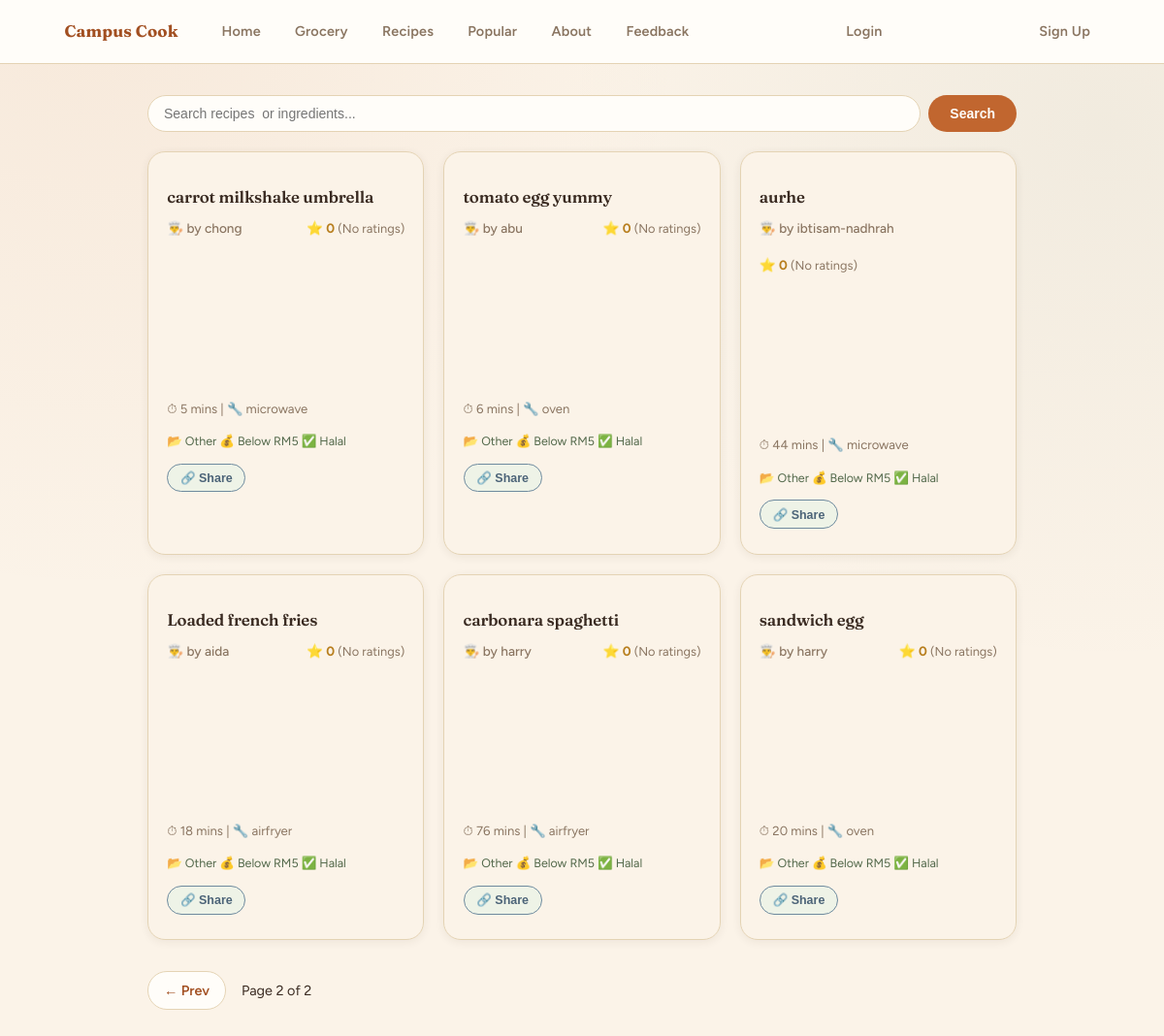
Page /recipes/?page=2 on the earlier database version.
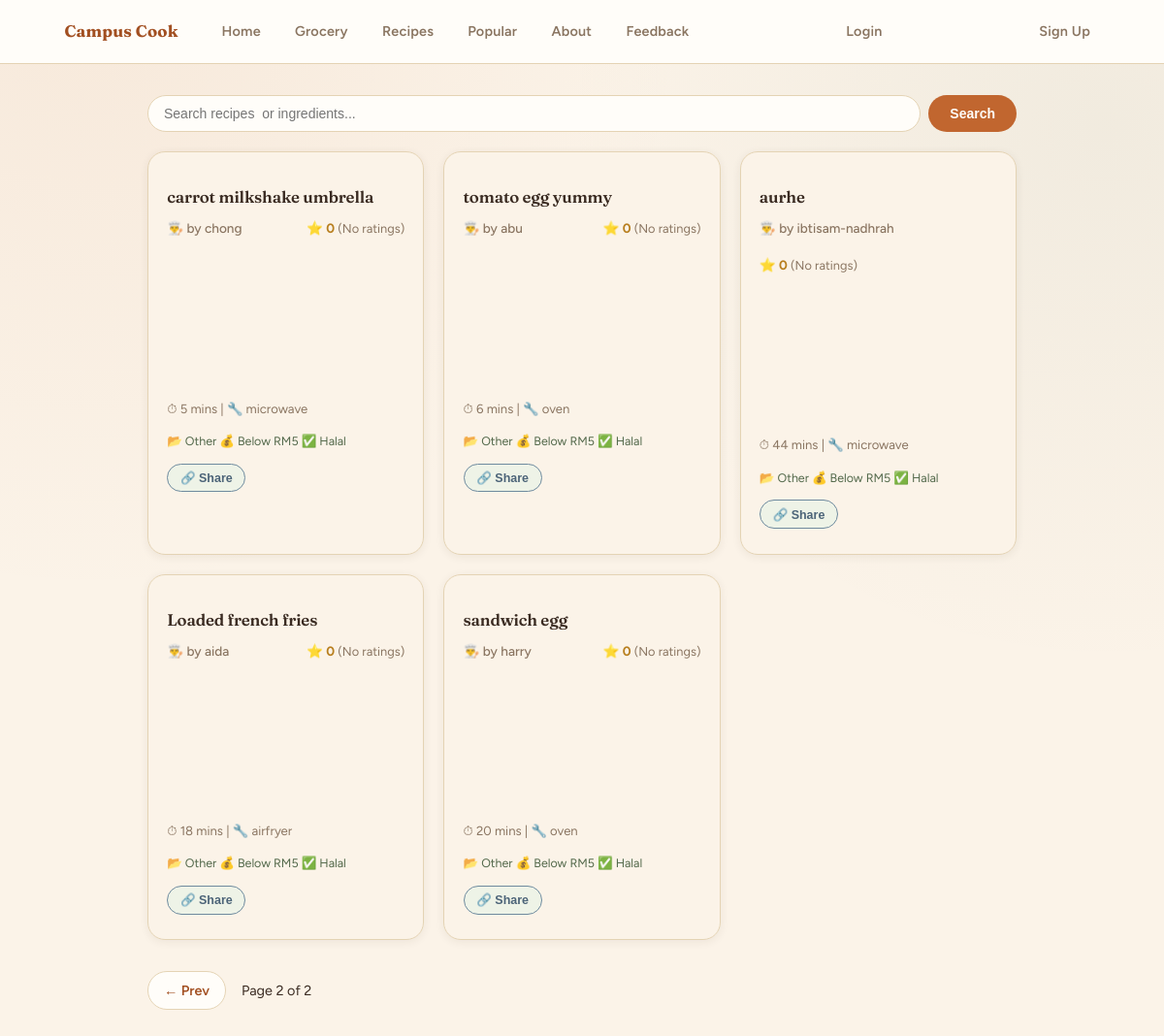
Same page on the later database version.
### pages/models.py (models this page shows, shortened)
class Recipe(models.Model):
    BUDGET_CHOICES = [
        ('low',    'Below RM5'),
        ('medium', 'RM5 – RM15'),
        ('high',   'Above RM15'),
    ]
    MEAL_TYPE_CHOICES = [
    ('breakfast', 'Breakfast'),
    ('lunch',     'Lunch'),
    ('dinner',    'Dinner'),
    ('snack',     'Snack'),
    ('dessert',   'Dessert'),
    ('drinks',    'Drinks'),
    ('other',     'Other'),
    ]
    meal_type = models.CharField(max_length=20, choices=MEAL_TYPE_CHOICES, default='other')
    name         = models.CharField(max_length=100)
    ingredients  = models.ManyToManyField(
        Ingredient,
        blank=True,
        related_name='recipes'
    )
    cooking_time = models.IntegerField()
    appliance    = models.CharField(max_length=100)
    instructions = models.TextField()
    image        = models.ImageField(upload_to='recipe_images/', null=True, blank=True)
    is_halal     = models.BooleanField(default=True)
    budget       = models.CharField(
        max_length=10, choices=BUDGET_CHOICES, default='low'
    )
    filters      = models.ManyToManyField(RecipeFilter, blank=True)
    user         = models.ForeignKey(
        'pages.AppUser',
        on_delete=models.CASCADE,
        related_name='recipes'
    )
    @property
    def image_url(self):
        return self.image.url if self.image else ''

class AppUser(AbstractUser):
    age = models.IntegerField(null=True, blank=True)
    objects = UserManager()

### pages/views.py (the view)
# urls.py: path("recipes/",                 views.recipe_list,   name="recipe_list"),
def recipe_list(request):
    recipes = Recipe.objects.all()
    search = request.GET.get('search', '').strip()
    if search:
        recipes = recipes.filter(
            Q(name__icontains=search) | Q(ingredients__name__icontains=search)
        ).distinct()
    ingredient_search_q = request.GET.get('ingredient', '').strip()
    if ingredient_search_q:
        recipes = recipes.filter(
            ingredients__name__icontains=ingredient_search_q
        ).distinct()
    meal_types = request.GET.getlist('meal_type')
    if meal_types:
        recipes = recipes.filter(meal_type__in=meal_types)
    if request.user.is_authenticated:
        favourited_ids = set(
            FavouriteRecipe.objects.filter(user=request.user)
            .values_list('recipe_id', flat=True)
        )
        want_to_try_ids = set(
            WantToTry.objects.filter(user=request.user)
            .values_list('recipe_id', flat=True)
        )
    else:
        favourited_ids = set()
        want_to_try_ids = set()
    paginator = Paginator(recipes, 6)
    recipes_page = paginator.get_page(request.GET.get('page'))
    recipes_with_info = []
    for recipe in recipes_page:
        avg_rating = recipe.ratings.all().aggregate(Avg('stars'))['stars__avg'] or 0
        avg_rating = round(avg_rating, 1)
        total_ratings = recipe.ratings.count()
        user_name = recipe.user.username if recipe.user else "Anonymous"
        is_favourited = recipe.id in favourited_ids
        is_want_to_try = recipe.id in want_to_try_ids
        recipes_with_info.append({
            'recipe': recipe,
            'id': recipe.id,
            'avg_rating': avg_rating,
            'total_ratings': total_ratings,
            'creator': user_name,
            'is_favourited': is_favourited,
            'is_want_to_try': is_want_to_try,
        })
    return render(request, 'pages/recipe_list.html', {
        'recipes':       recipes_with_info, # Use this array to loop through cards in your template
        'page_obj':      recipes_page,      # Common naming convention for pagination elements
        'favourited_ids': favourited_ids,
    })

### pages/templates/pages/recipe_list.html (shortened to what this page needs)
{% extends 'pages/base.html' %}
{% block content %}
<main class="recipe_list">
    <form action="{% url 'recipe_list' %}" method="GET" class="search_form">
        <input
            type="text"
            name="search"
            class="search_input"
            placeholder="Search recipes  or ingredients..."
            value="{{ request.GET.search }}">
        <button type="submit" class="search_btn">Search</button>
    </form>
    <section class="recipe_cards">
        {% for item in recipes %}
            <article class="card" id="card-{{ item.recipe.id }}" onclick="window.location.href='{% url 'recipe_detail' item.recipe.id %}'" style="cursor:pointer;">
                <h2>{{ item.recipe.name }}</h2>
                <div class="recipe_meta">
                    <span class="recipe_creator">👨‍🍳 by {{ item.creator }}</span>
                    <span class="recipe_rating">
                        ⭐ {{ item.avg_rating }}
                        {% if item.total_ratings > 0 %}
                            <span class="rating_count">({{ item.total_ratings }})</span>
                        {% else %}
                            <span class="rating_count">(No ratings)</span>
                        {% endif %}
                    </span>
                </div>
                <div class="card_image_wrap">
                </div>
                <p class="card_meta">⏱ {{ item.recipe.cooking_time }} mins | 🔧 {{ item.recipe.appliance }}</p>
                <p class="card_tags">
                    📂 {{ item.recipe.get_meal_type_display }}
                    💰 {{ item.recipe.get_budget_display }}
                    {% if item.recipe.is_halal %}✅ Halal{% else %}❌ Non-Halal{% endif %}
                </p>
                <div class="card_actions">
                    <button class="btn_action btn_share"
                        data-url="{{ request.scheme }}://{{ request.get_host }}{% url 'recipe_detail' item.recipe.id %}"
                        onclick="event.stopPropagation(); shareRecipe(this)">🔗 Share</button>
                </div>
            </article>
        {% empty %}
            <p>No recipes found.</p>
        {% endfor %}
    </section>
    {% if page_obj.has_other_pages %}
        <div class="pagination">
            {% if page_obj.has_previous %}
                <a href="?page={{ page_obj.previous_page_number }}">← Prev</a>
            {% endif %}
            <span>Page {{ page_obj.number }} of {{ page_obj.paginator.num_pages }}</span>
        </div>
    {% endif %}
</main>
{% endblock %}

### pages/templates/pages/base.html (shortened to what this page needs)
{% load static %}
<html lang="en">
<head>
    <link href="https://cdn.jsdelivr.net/npm/select2@4.1.0-rc.0/dist/css/select2.min.css" rel="stylesheet" />
</head>
<body>
    <nav>
        <ul>
            <li><a href="{% url 'home' %}">Campus Cook</a></li>
            <li><a href="{% url 'home' %}">Home</a></li>
            <li><a href="{% url 'grocery' %}">Grocery</a></li>
            <li><a href="{% url 'recipe_list' %}">Recipes</a></li>
            <li><a href="{% url 'popular' %}">Popular</a></li>
            <li><a href="{% url 'about' %}">About</a></li>
            <li><a href="{% url 'feedback' %}">Feedback</a></li>
            {% if user.is_authenticated %}
                <li><a href="{% url 'profile' %}">Profile</a></li>
                <li>
                    <form method="POST" action="{% url 'logout' %}" style="display:inline;">
                        {% csrf_token %}
                        <button type="submit" class="nav_logout_btn">Logout</button>
                    </form>
                </li>
            {% else %}
                <li><a href="{% url 'login' %}">Login</a></li>
                <li><a href="{% url 'signup' %}">Sign Up</a></li>
            {% endif %}
        </ul>
    </nav>
    {% block content %}{% endblock %}
</body>
</html>

### pages/templates/pages/base.html (style rules this page uses)
:root { --cream: #FBF3E8; --cream-deep: #F1E3CE; --paper: #FFFDF9; --tan: #E4D3B4; --tan-soft: #EEE1C9; --brown: #3A2B22; --brown-soft: #8A7561; --sage: #8AA07C; --sage-dark: #52684A; --sage-pale: #EEF3E7; --terracotta: #C1662F; --terracotta-dark: #A24F21; --terracotta-pale: #FBE9DB; --gold: #D9A441; --gold-dark: #B87F1F; --berry: #B4536C; --berry-dark: #964359; --rose: #C1665F; --rose-dark: #9C4C46; --rose-pale: #FBEDEA; --green: var(--sage); --green-mid: var(--sage); --green-dark: var(--sage-dark); --olive: var(--sage-dark); --amber: var(--gold-dark); --red-soft: var(--rose); --radius-sm: 10px; --radius-md: 16px; --radius-lg: 22px; --shadow-sm: 0 2px 10px rgba(58,43,34,0.07); --shadow-md: 0 10px 28px rgba(58,43,34,0.11); }
*, *::before, *::after { box-sizing: border-box; }
body { font-family: 'Figtree', 'Segoe UI', sans-serif; background: var(--cream); background-image: radial-gradient(circle at 8% 0%, rgba(193,102,47,0.07), transparent 40%), radial-gradient(circle at 95% 12%, rgba(82,104,74,0.06), transparent 38%); background-attachment: fixed; color: var(--brown); margin: 0; min-height: 100vh; line-height: 1.6; }
h1, h2, h3 { font-family: 'Fraunces', Georgia, serif; color: var(--brown); font-weight: 600; letter-spacing: -0.01em; }
a { color: var(--terracotta-dark); text-decoration: none; }
nav { background: var(--paper); padding: 0.5rem 2rem; border-bottom: 1.5px solid var(--tan); position: sticky; top: 0; z-index: 40; }
nav ul { list-style: none; margin: 0; padding: 0; display: flex; align-items: center; gap: 0.2rem; flex-wrap: wrap; max-width: 1080px; margin: 0 auto; }
nav ul li:first-child a { font-family: 'Fraunces', Georgia, serif; font-weight: 700; font-size: 1.05rem; color: var(--terracotta-dark); padding-left: 0.4rem; margin-right: 0.6rem; }
nav ul li a { display: block; padding: 0.7rem 1rem; color: var(--brown-soft); text-decoration: none; font-size: 0.9rem; font-weight: 600; letter-spacing: 0.2px; border-radius: 999px; transition: background 0.2s, color 0.2s; }
nav ul li:last-child, nav ul li:nth-last-child(2) { margin-left: auto; }
main { padding: 2rem; max-width: 960px; margin: 0 auto; }
.card { background: var(--paper); border: 1.5px solid var(--tan); border-radius: var(--radius-md); overflow: hidden; box-shadow: var(--shadow-sm); }
.recipe_cards { display: grid; grid-template-columns: repeat(auto-fill, minmax(250px, 1fr)); gap: 20px; }
.card_image_wrap { width: 100%; aspect-ratio: 16/9; overflow: hidden; max-height: 220px; border-radius: var(--radius-md) var(--radius-md) 0 0; }
.search_form { display: flex; gap: 8px; margin-bottom: 20px; flex-wrap: wrap; }
.search_input { flex: 1; min-width: 140px; padding: 10px 16px; border: 1.5px solid var(--tan); border-radius: 999px; font-size: 14px; background: var(--paper); outline: none; transition: border-color 0.2s, box-shadow 0.2s; }
.search_btn { padding: 10px 22px; background: var(--terracotta); color: var(--paper); border: none; border-radius: 999px; font-size: 14px; font-weight: 600; cursor: pointer; transition: background 0.2s, transform 0.15s; }
.pagination { display: flex; align-items: center; gap: 1rem; margin-top: 2rem; font-size: 0.9rem; color: var(--brown); }
.pagination a { padding: 0.45rem 1rem; border: 1.5px solid var(--tan); border-radius: 999px; text-decoration: none; color: var(--terracotta-dark); background: var(--paper); font-weight: 600; transition: background 0.2s, color 0.2s; }

Differences in the rows shown:
removed Recipe: recipe.name "carbonara spaghetti", creator "harry", avg_rating "0", recipe.cooking_time "76", recipe.appliance "airfryer", recipe.meal_type "Other", recipe.budget "Below RM5", is_halal "✅ Halal"
